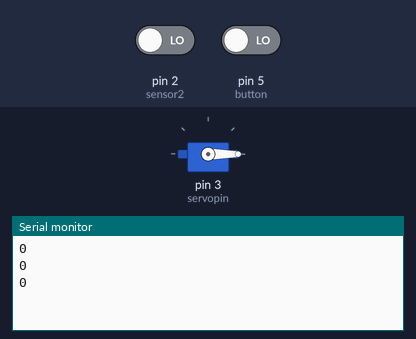
Recording of a sketch running on a simulated Arduino Uno, built with avr-gcc and run on an emulated ATmega328P. On the bench: servo, the last lines printed to the serial monitor. The inputs (shaded band) are chosen by the test bench; at power-on: pin 2 (sensor2) LOW, pin 5 (button) LOW.

Above: at 4.8 s.
4.9 s: pin 2 (sensor2) driven HIGH
At 9.2 s:
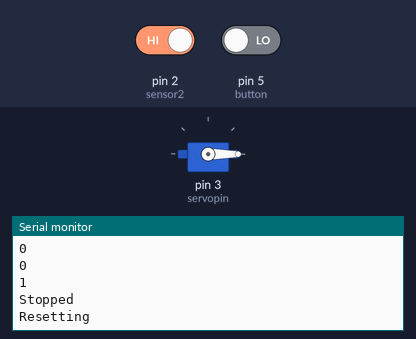
9.5 s: pin 2 (sensor2) driven LOW and pin 5 (button) driven HIGH
At 16.3 s:
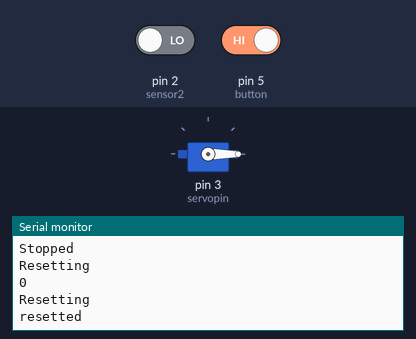

The sketch:

sketch_jan25d.ino
```cpp
#include<Servo.h>
Servo myservo;
const int sensor2=2;
int stop=0;
int buttonvalue=0;
const int button=5;
const int servopin=3;
int sensorvalue2;
int count=0;
int pos;
void setup()
{
  Serial.begin(9600);
pinMode(sensor2,INPUT);
pinMode(button,INPUT);
myservo.attach(servopin);
myservo.write(0);
}

void loop()
{
  delay(15); // Delay a little bit to improve simulation performance
  int a=0;
  sensorvalue2=digitalRead(sensor2);
  Serial.println(sensorvalue2);
  if(sensorvalue2==1 && count==0){

    counter();
  }
    delay(2000);
   while(count==1 && a<100 && stop==0){

    sensor();
    if(sensorvalue2==1){
    decounter();

    }
    else{
      myservo.attach(servopin);
      myservo.write(0);
      sensor();
      Serial.println("Motor Running");
      for (pos = 0; pos <= 90; pos += 1) { // goes from 0 degrees to 180 degrees
    // in steps of 1 degree
    sensor();
    myservo.write(pos);              // tell servo to go to position in variable 'pos'
    delay(15);
    sensor();
      }
       for (pos = 0; pos >= 0; pos -= 1) { // goes from 0 degrees to 180 degrees
    // in steps of 1 degree
    sensor();
    myservo.write(pos);              // tell servo to go to position in variable 'pos'
    delay(15);
    sensor();
      }

  }
  a++;
}
  if(stop==1){
    rst();
    delay(5000);
  }


}
  void counter(){
    while(count==0 && sensorvalue2==1){
      count++;

    }
    sensorvalue2=0;
  }
void decounter(){
  count=0;
  stop=1;
  myservo.write(0);
  myservo.detach();
  Serial.println("Stopped");
}
void sensor(){

    sensorvalue2=digitalRead(sensor2);


}
void rst(){

  buttonvalue=digitalRead(button);
  Serial.println("Resetting");

  if(buttonvalue==1){
    Serial.print("resetted");
    count=0;
    stop=0;
    sensorvalue2=0;
    myservo.write(0);
    }

}
```

Measured:
- after the input at 4.9 s, the serial monitor: prints a new line after 1.2 s (image 1)
- after the input at 9.5 s, the serial monitor: prints a new line after 3.6 s (image 2)
